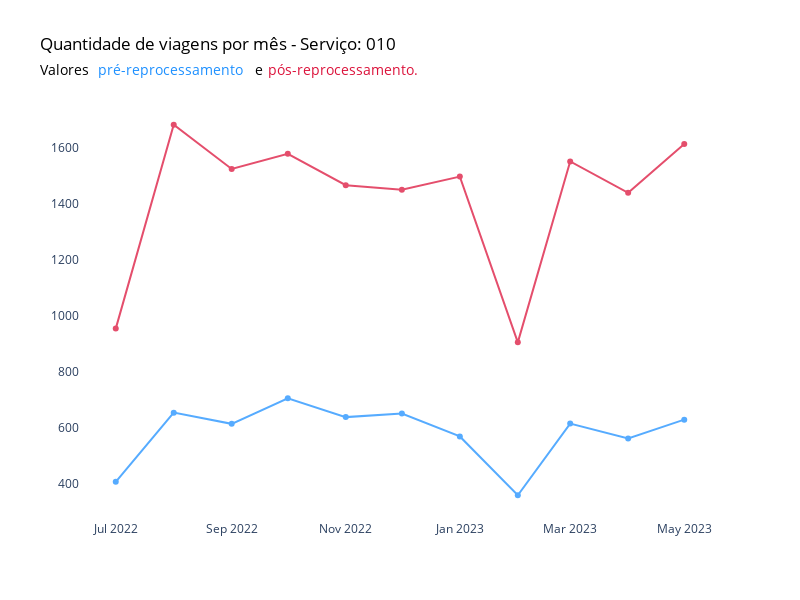

The notebook cell saved with this chart:
### Code cell
# Criar o gráfico de linha com plotly
fig = go.Figure()

# Adicionar a linha com pontos para tabela_subsidio_mes['viagens_pre']
fig.add_trace(go.Scatter(x=tabela_subsidio_mes['mes_ano'], y=tabela_subsidio_mes['viagens_pre'],
                         mode='lines+markers',
                         name='Qtd de viagens pré-reprocessamento',
                         marker=dict(color='dodgerblue'),
                         opacity=0.75))

# Adicionar a linha com pontos para tabela_subsidio_mes['viagens_pos']
fig.add_trace(go.Scatter(x=tabela_subsidio_mes['mes_ano'], y=tabela_subsidio_mes['viagens_pos'],
                         mode='lines+markers',
                         name='Qtd de viagens reprocessadas',
                         marker=dict(color='crimson'),
                         opacity=0.75))

# Configurar layout e outros parâmetros do gráfico seguindo o design anterior
fig.update_layout(
    title=dict(text="Quantidade de viagens por mês - Serviço: 010", font=dict(color='black')),
    showlegend=False,
    width=800,
    height=600,
    plot_bgcolor='white',
    xaxis=dict(showgrid=False, zeroline=False),
    yaxis=dict(showgrid=False, zeroline=False),
    # Adicionando anotações para o subtítulo com cores específicas
    annotations=[
        dict(
            x=-0.065,
            y=1.10,
            xref='paper',
            yref='paper',
            xanchor='left',
            text='Valores',
            showarrow=False,
            font=dict(color='black', size=14)
        ),
        dict(
            x=0.025,
            y=1.10,
            xref='paper',
            yref='paper',
            xanchor='left',
            text='pré-reprocessamento',
            showarrow=False,
            font=dict(color='dodgerblue', size=14)
        ),
        dict(
            x=0.27,
            y=1.10,
            xref='paper',
            yref='paper',
            xanchor='left',
            text='e',
            showarrow=False,
            font=dict(color='black', size=14)
        ),
        dict(
            x=0.29,
            y=1.10,
            xref='paper',
            yref='paper',
            xanchor='left',
            text='pós-reprocessamento.',
            showarrow=False,
            font=dict(color='crimson', size=14)
        )
    ]
)

fig.show()

### Figure 1 — Plotly figure (JSON) as saved in the notebook; plotly's stock layout.template omitted (floating-point values rounded to 4 significant figures)
{"data": [{"marker": {"color": "dodgerblue"}, "mode": "lines+markers", "name": "Qtd de viagens pré-reprocessamento", "opacity": 0.75, "type": "scatter", "x": ["2022-07", "2022-08", "2022-09", "2022-10", "2022-11", "2022-12", "2023-01", "2023-02", "2023-03", "2023-04", "2023-05"], "y": [408, 655, 615, 706, 639, 652, 570, 360, 616, 563, 630]}, {"marker": {"color": "crimson"}, "mode": "lines+markers", "name": "Qtd de viagens reprocessadas", "opacity": 0.75, "type": "scatter", "x": ["2022-07", "2022-08", "2022-09", "2022-10", "2022-11", "2022-12", "2023-01", "2023-02", "2023-03", "2023-04", "2023-05"], "y": [955, 1683, 1525, 1579, 1467, 1451, 1498, 906, 1552, 1440, 1614]}], "layout": {"annotations": [{"font": {"color": "black", "size": 14}, "showarrow": false, "text": "Valores", "x": -0.065, "xanchor": "left", "xref": "paper", "y": 1.1, "yref": "paper"}, {"font": {"color": "dodgerblue", "size": 14}, "showarrow": false, "text": "pré-reprocessamento", "x": 0.025, "xanchor": "left", "xref": "paper", "y": 1.1, "yref": "paper"}, {"font": {"color": "black", "size": 14}, "showarrow": false, "text": "e", "x": 0.27, "xanchor": "left", "xref": "paper", "y": 1.1, "yref": "paper"}, {"font": {"color": "crimson", "size": 14}, "showarrow": false, "text": "pós-reprocessamento.", "x": 0.29, "xanchor": "left", "xref": "paper", "y": 1.1, "yref": "paper"}], "height": 600, "plot_bgcolor": "white", "showlegend": false, "title": {"font": {"color": "black"}, "text": "Quantidade de viagens por mês - Serviço: 010"}, "width": 800, "xaxis": {"showgrid": false, "zeroline": false}, "yaxis": {"showgrid": false, "zeroline": false}}}
